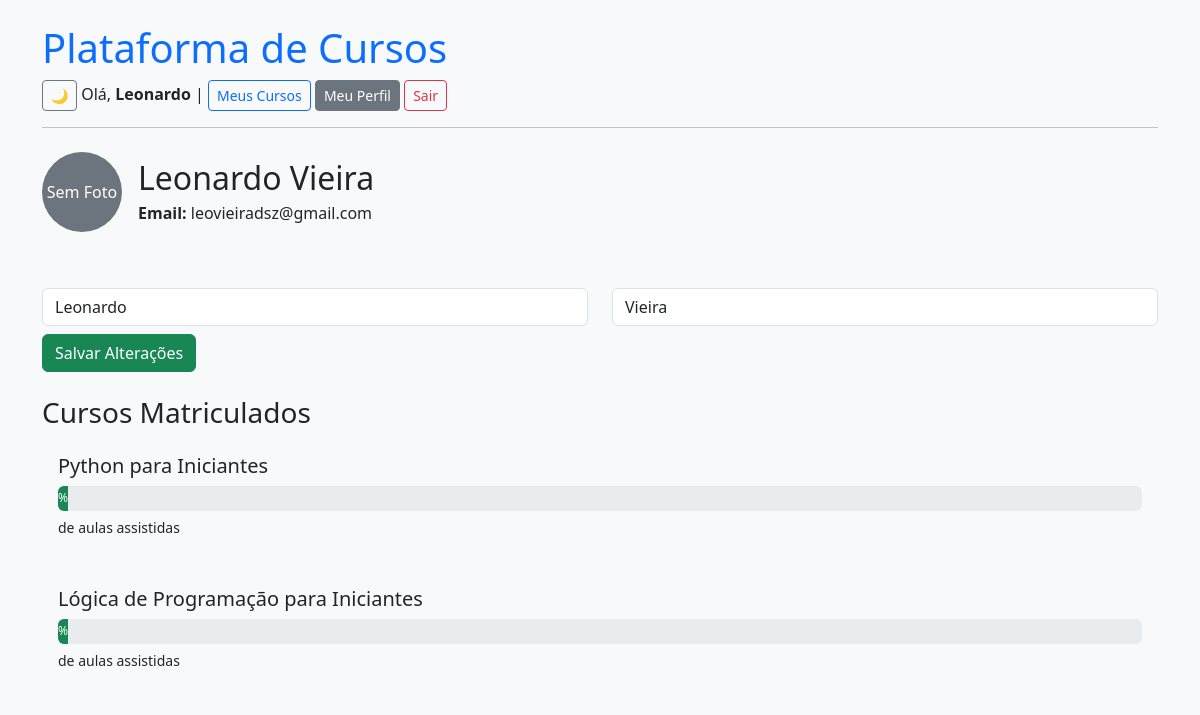
The app's page /usuarios/perfil/ (signed in) with its own data.
### usuarios/models.py (models this page shows)
class Usuario(AbstractUser):
    foto = models.ImageField(upload_to='fotos_perfil/', blank=True, null=True)

### cursos/models.py (models this page shows, shortened)
class Matricula(models.Model):
    usuario = models.ForeignKey(settings.AUTH_USER_MODEL, on_delete=models.CASCADE, related_name='matriculas')
    curso = models.ForeignKey(Curso, on_delete=models.CASCADE, related_name='matriculas')
    data = models.DateTimeField(auto_now_add=True)
    class Meta:
        unique_together = ('usuario', 'curso')

class Curso(models.Model):
    titulo = models.CharField(max_length=100)
    descricao = models.TextField()
    imagem = models.ImageField(upload_to='cursos/imagens/', blank=True, null=True)
    slug = models.SlugField(unique=True, blank=True)

### usuarios/views.py (the view)
# urls.py: path('perfil/', views.perfil_usuario, name='perfil'),
@login_required
def perfil_usuario(request):
    usuario = request.user
    matriculas = Matricula.objects.filter(usuario=usuario)
    progresso = {}
    for m in matriculas:
        aulas = Aula.objects.filter(curso=m.curso)
        total = aulas.count()
        assistidas = AulaAssistida.objects.filter(usuario=usuario, aula__in=aulas).count()
        percentual = int((assistidas / total) * 100) if total else 0
        progresso[m.curso.id] = {
            'total': total,
            'assistidas': assistidas,
            'percentual': percentual
        }
    if request.method == 'POST':
        form = UsuarioForm(request.POST, instance=usuario)
        if form.is_valid():
            form.save()
            messages.success(request, "Dados atualizados com sucesso.")
            return redirect('perfil')  # ou 'usuarios:perfil' se você usa namespaces
    else:
        form = UsuarioForm(instance=usuario)
    return render(request, 'usuarios/perfil.html', {
        'usuario': usuario,
        'matriculas': matriculas,
        'progresso': progresso,
        'form': form
    })

### usuarios/forms.py
class UsuarioForm(forms.ModelForm):
    class Meta:
        model = Usuario
        fields = ['first_name', 'last_name']

### usuarios/templates/usuarios/perfil.html (shortened to what this page needs)
{% extends 'base.html' %}
{% block content %}
<div class="d-flex align-items-center mb-4">
  {% if usuario.perfil.foto %}
    <img src="{{ usuario.perfil.foto.url }}" class="rounded-circle me-3" width="80" height="80">
  {% else %}
    <div class="rounded-circle bg-secondary text-white d-flex align-items-center justify-content-center me-3" style="width: 80px; height: 80px;">
      <span>Sem Foto</span>
    </div>
  {% endif %}
  <div>
    <h2 class="mb-1">{{ usuario.first_name }} {{ usuario.last_name }}</h2>
    <p class="mb-0"><strong>Email:</strong> {{ usuario.email }}</p>
  </div>
</div>
<form method="POST" class="mb-4">
  <div class="row mb-2">
    <div class="col">
      <label for="id_first_name" class="form-label text-light">Nome</label>
      <input type="text" name="first_name" value="{{ form.first_name.value }}" class="form-control" id="id_first_name">
    </div>
    <div class="col">
      <label for="id_last_name" class="form-label text-light">Sobrenome</label>
      <input type="text" name="last_name" value="{{ form.last_name.value }}" class="form-control" id="id_last_name">
    </div>
  </div>
  <button type="submit" class="btn btn-success">Salvar Alterações</button>
</form>
<h3 class="mt-4">Cursos Matriculados</h3>
{% for m in matriculas %}
  <div class="mb-3 p-3 bg-light rounded">
    <h5 class="text-dark">{{ m.curso.titulo }}</h5>
    <div class="progress mb-1" style="height: 25px;">
      <div class="progress-bar bg-success text-white" role="progressbar"
          style="width: {{ m.progresso.percentual }}%;"
          aria-valuenow="{{ m.progresso.percentual }}"
          aria-valuemin="0" aria-valuemax="100">
        {{ m.progresso.percentual }}%
      </div>
    </div>
    <small class="text-dark">{{ m.progresso.assistidas }} de {{ m.progresso.total }} aulas assistidas</small>
  </div>
{% empty %}
  <p>Você ainda não está matriculado em nenhum curso.</p>
{% endfor %}
{% endblock %}

### templates/base.html (shortened to what this page needs)
<!DOCTYPE html>
<html lang="pt-br">
<head>
<head>
    <link href="https://cdn.jsdelivr.net/npm/bootstrap@5.3.3/dist/css/bootstrap.min.css" rel="stylesheet">
</head>
</head>
<body id="body" class="bg-light text-dark">
    <div class="container mt-4">
        <header class="mb-4">
            <h1 class="text-primary">Plataforma de Cursos</h1>
            <nav class="mb-3">
                <button id="toggle-theme" class="btn btn-sm btn-outline-secondary">🌙</button>
                {% if user.is_authenticated %}
                    Olá, <strong>{{ user.username }}</strong> |
                    <a href="{% url 'meus_cursos' %}" class="btn btn-sm btn-outline-primary">Meus Cursos</a>
                    <a href="{% url 'perfil' %}" class="btn btn-secondary btn-sm">Meu Perfil</a>
                    <a href="{% url 'logout' %}" class="btn btn-sm btn-outline-danger">Sair</a>
                {% else %}
                    <a href="{% url 'login' %}" class="btn btn-sm btn-outline-primary">Login</a>
                    <a href="{% url 'cadastro' %}" class="btn btn-sm btn-outline-success">Cadastrar</a>
                {% endif %}
            </nav>
            <hr>
        </header>
        {% block content %}{% endblock %}
    </div>
</body>
</html>

### records on screen
Usuario: username "Leonardo", first_name "Leonardo", last_name "Vieira", email "leovieiradsz@gmail.com"
Matricula: curso.titulo "Python para Iniciantes"
Matricula: curso.titulo "Lógica de Programação para Iniciantes"
